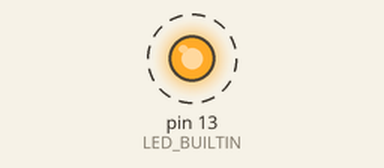
Simulated run of this sketch. Board: Arduino Uno, built with avr-gcc and run on an emulated ATmega328P. Parts: output pins drawn as LEDs (lit = HIGH). Dashed ring = blinking.

Above: at 0.6 s.
Timing chart, 0 to 4.8 s (numbered marks = the images above):
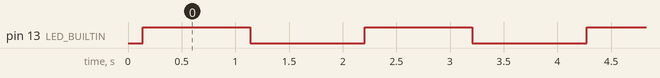

The sketch:

IR_emission_Module.ino
```cpp
#include <IRremote.h>
IRsend irsend;
void setup ()
{
  irsend.sendSony(0x90,12);
  //Serial.begin (9600);
  pinMode(LED_BUILTIN, OUTPUT);
}
void loop () {
  for (int i = 0; i < 100 ; i++) {
    irsend.sendSony(0xa90, 12); // Sony TV power code
    digitalWrite(LED_BUILTIN, HIGH);
    delay (1000);
    digitalWrite(LED_BUILTIN, LOW);
    delay (1000);
  }
}
```

Measured:
- by itself, pin 13 (LED_BUILTIN): alternates HIGH for 1.0 s and LOW for 1.1 s
